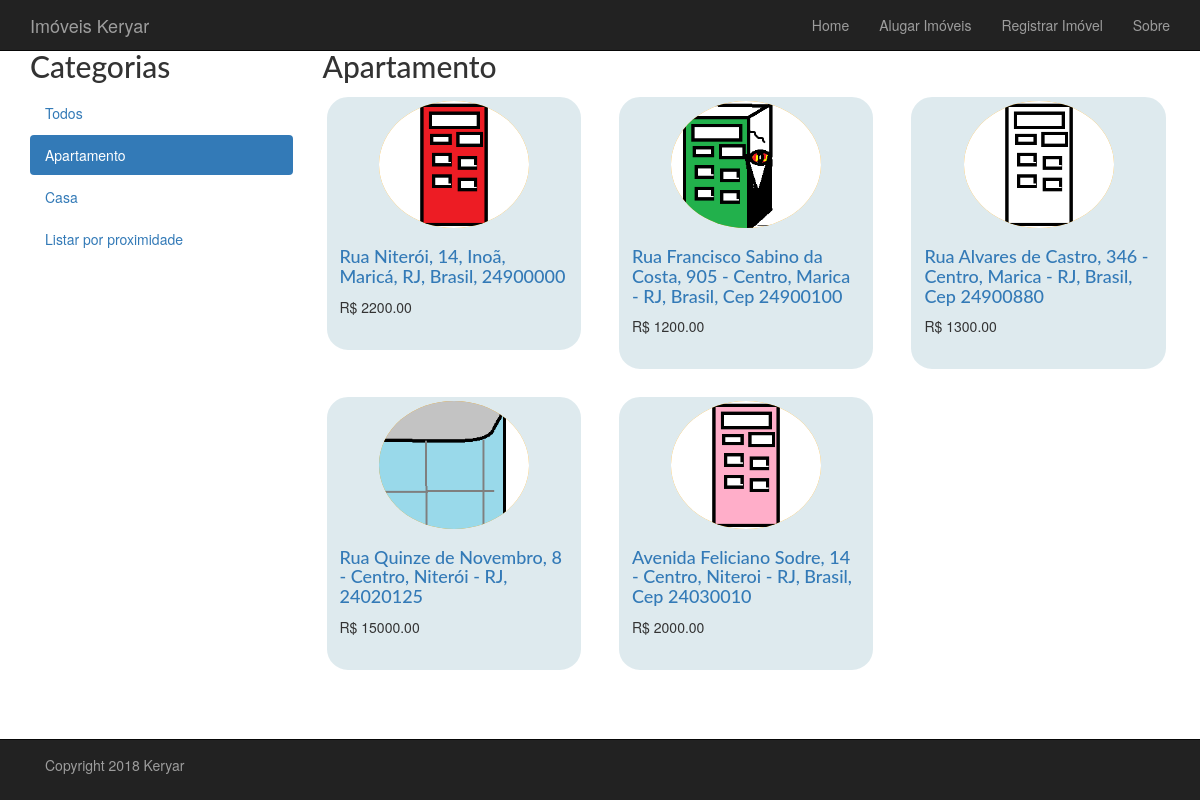
The page /aluguel/apartamento/ on the database its author committed.
### aluguel/models.py (models this page shows, shortened)
class Categoria(models.Model):
    nome = models.CharField(max_length=200, db_index=True)
    slug = models.SlugField(max_length=200, db_index=True, unique=True)
    class Meta:
        ordering = ('nome',)
        verbose_name = 'categoria'
        verbose_name_plural = 'categorias'
    def get_absolute_path(self):
        return reverse('aluguel:lista_imoveis_por_categoria', args=[self.slug])

class Imovel(models.Model):
    categoria = models.ForeignKey(Categoria, related_name='imoveis')
    slug = models.SlugField(max_length=200, db_index=True, unique=True)
    imagem = models.ImageField(upload_to='aluguel/images/apts', blank=False)
    descricao = models.TextField(blank=True)
    dono = models.TextField(blank=True)
    preco = models.DecimalField(max_digits=10, decimal_places=2, db_index=True)
    numero = models.PositiveIntegerField()
    rua = models.CharField(max_length=200)
    bairro = models.CharField(max_length=200)
    cidade = models.CharField(max_length=200, db_index=True)
    estado = models.CharField(max_length=200)
    pais = models.CharField(max_length=200)
    cep = models.CharField(max_length=200)
    disponivel = models.BooleanField(default=True)
    data_cadastramento = models.DateTimeField(auto_now_add=True)
    data_atualizacao = models.DateTimeField(auto_now=True)
    endereco = models.TextField(blank=True)
    class Meta:
        ordering = ('cidade',)
        verbose_name = 'imovel'
        verbose_name_plural = 'imoveis'
    def get_absolute_path(self):
        return reverse('aluguel:exibe_imovel', args=[self.id, self.slug])

### aluguel/views.py (the view)
# urls.py: url(r'^(?P<slug_da_categoria>[-\w]+)/$', views.lista_imoveis, name='lista_imoveis_por_categoria'),
def lista_imoveis(request, slug_da_categoria=None):
    categoria = None
    proximidade = False
    categorias = Categoria.objects.all()
    imoveis = Imovel.objects.filter(disponivel=True)
    if slug_da_categoria:
        categoria = get_object_or_404(Categoria, slug=slug_da_categoria)
        imoveis = imoveis.filter(categoria=categoria)
    return render(request, 'aluguel/imovel/lista.html', {
        'categorias': categorias,
        'imoveis': imoveis,
        'categoria': categoria,
        'proximidade': proximidade,
        })

### aluguel/templates/aluguel/imovel/lista.html (shortened to what this page needs)
{% extends 'base.html' %}
{% load static %}
{% block conteudo %}
    {% static "aluguel/images/" as baseUrl %}
    <div class="container">
        <div class="row">
            <div class="col-sm-12">
                <div class="row">
                    <div class="col-sm-3">
                        <h2>Categorias</h2>
                        <ul class="nav nav-pills nav-stacked">
                            <li {% if not categoria %}{% if not proximidade %}class="active"{% endif %}{% endif %}>
                                <a href="{% url 'aluguel:lista_imoveis' %}">Todos</a>
                            </li>
                            {% for c in categorias %}
                                <li {% if categoria.slug == c.slug %}class="active"{% endif %}>
                                    <a href="{{ c.get_absolute_path }}">{{ c.nome }}</a>
                                </li>
                            {% endfor %}
                             <li {% if proximidade %}class="active"{% endif %}>
                                    <a href="{% url 'aluguel:proximidade' %}">Listar por proximidade</a>
                             </li>
                        </ul>
                    </div>
                    <div class="col-sm-9">
                        <h2>{% if not categoria %}{% if not proximidade %}Imoveis{% else %}Proximidade{% endif %}{% else %}{{ categoria.nome }}{% endif %}</h2>
                        <div class="row">
                            {% if not proximidade %}
                                {% for imovel in imoveis %}
                                    <div class="col-md-4 col-sm-6">
                                        <div class="thumbnail">
                                            <a href="{{ imovel.get_absolute_path }}">
                                                <img class="img-circle img-responsive center-block"
                                                     src="{{imovel.imagem.url}}" height="220" width="150">
                                            </a>
                                            <div class="caption">
                                                <h4><a href="{{ imovel.get_absolute_path }}">{{ imovel.endereco }}</a></h4>
                                                R$ {{ imovel.preco }}
                                                <br>
                                                <br>
                                            </div>
                                        </div>
                                    </div>
                                {% endfor %}
                            {% endif %}
                        </div>
                    </div>
                </div>
            </div>
        </div>
{% endblock %}

### projectbase/static/projectbase/css/styles.css (style rules this page uses)
h1,h2,h3,h4,h5,h6 { font-family: "Lato", sans-serif }
div .col-sm-6 > div.thumbnail { border-width: 4px; border-color: white; }
div .thumbnail { background-color:#deeaee; border-color: orange; border-radius: 25px; }
.thumbnail img { background-color:orange; border-color: black; transform: all 0.3s ease 0s; }
body { padding-top: 30px; padding-bottom: 70px; background-color: white; }

### rows shown on the page
Categoria: nome "Apartamento"
Categoria: nome "Casa"
Imovel: imagem (picture), endereco "Rua Niterói, 14, Inoã, Maricá, RJ, Brasil, 24900000", preco "2200.00"
Imovel: imagem (picture), endereco "Rua Francisco Sabino da Costa, 905 - Centro, Marica - RJ, Brasil, Cep 24900100", preco "1200.00"
Imovel: imagem (picture), endereco "Rua Alvares de Castro, 346 - Centro, Marica - RJ, Brasil, Cep 24900880", preco "1300.00"
Imovel: imagem (picture), endereco "Rua Quinze de Novembro, 8 - Centro, Niterói - RJ, 24020125", preco "15000.00"
Imovel: imagem (picture), endereco "Avenida Feliciano Sodre, 14 - Centro, Niteroi - RJ, Brasil, Cep 24030010", preco "2000.00"
